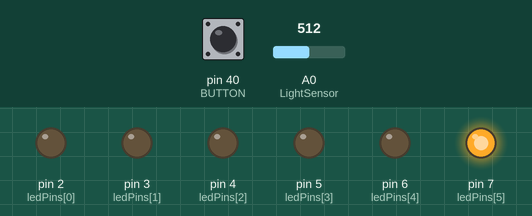
A sketch run on a simulated Arduino Mega 2560, built with avr-gcc and run on an emulated ATmega2560. Parts: output pins drawn as LEDs (lit = HIGH). Inputs (shaded band) come from the test bench; at power-on: A0 (LightSensor) = 512, pin 40 (BUTTON) HIGH.

Above: at 1.3 s.
1.4 s: A0 (LightSensor) set to 542
At 2.2 s:
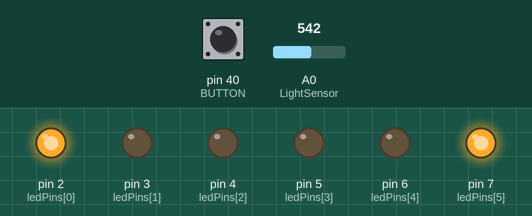
3.0 s: A0 (LightSensor) set to 511
At 3.3 s:
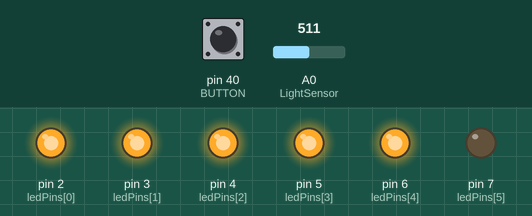
4.5 s: A0 (LightSensor) set to 483
At 5.7 s:
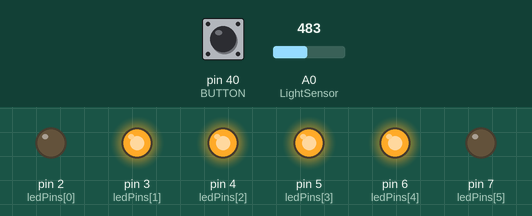
6.0 s: A0 (LightSensor) set to 306
At 6.9 s:
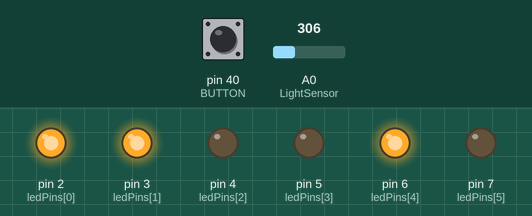
7.5 s: A0 (LightSensor) set to 293
At 8.0 s:
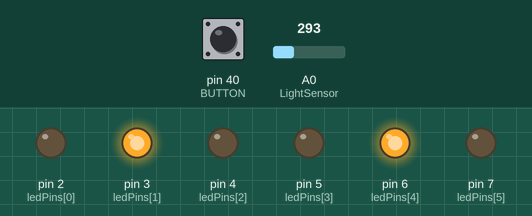
Timing chart, 0 to 10.0 s (numbered marks = the images above; inputs shaded):
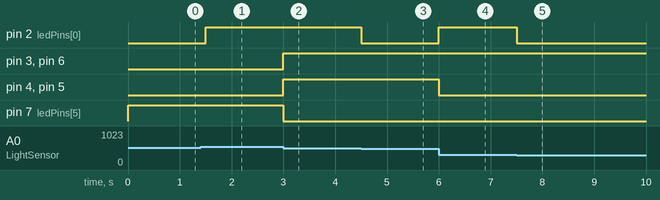

The sketch:

hw2_2.ino
```cpp
#define LightSensor 0
#define BUTTON 40

const int ledPins[6] = {2, 3, 4, 5, 6, 7};

int bnt_val = 0;
int bnt_old_val = 0;
int sensorValue;
bool holdValue = false;
int brightness = 0;

void setup() {
  for (int i = 0; i < 6; i++) {
    pinMode(ledPins[i], OUTPUT);
  }
  pinMode(LightSensor, INPUT);
  pinMode(BUTTON, INPUT);
}

void loop() {
  bnt_val = digitalRead(BUTTON);

  if (bnt_val == LOW && bnt_old_val == HIGH) {
    holdValue = !holdValue;
  }
  bnt_old_val = bnt_val;

  if (!holdValue) {
    sensorValue = analogRead(LightSensor);
    sensorValue = sensorValue / 16; // sensorValue 값 범위 : 0~15

    for (int i = 0; i < 6; i++) {
      // bitread(x,n) : x를 bit로 바꾸고 그 x의 n번째 bit의 값을 읽음
      if (bitRead(sensorValue, i) == 1) {
        digitalWrite(ledPins[i], HIGH);
      } else {
        digitalWrite(ledPins[i], LOW);
      }
    }
    delay(500);
  }

}
```

Measured:
- the behaviour switches between 527 and 528 on A0 (LightSensor) (found by bisection; images 0 and 1)
- the behaviour switches between 496 and 495 on A0 (LightSensor) (found by bisection; images 2 and 3)
- the behaviour switches between 304 and 303 on A0 (LightSensor) (found by bisection; images 4 and 5)
- after the input at 1.4 s, pin 2 (ledPins[0]): LOW → HIGH after 0.10 s
- after the input at 3.0 s, pin 3 (ledPins[1]), pin 4 (ledPins[2]), pin 5 (ledPins[3]), pin 6 (ledPins[4]): LOW → HIGH at once; pin 7 (ledPins[5]): HIGH → LOW at once
- after the input at 4.5 s, pin 2 (ledPins[0]): HIGH → LOW at once
- after the input at 6.0 s, pin 2 (ledPins[0]): LOW → HIGH at once; pin 4 (ledPins[2]), pin 5 (ledPins[3]): HIGH → LOW at once
- after the input at 7.5 s, pin 2 (ledPins[0]): HIGH → LOW at once
